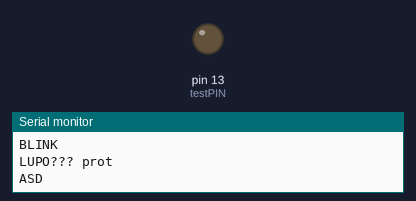
This sketch was run on a simulated Arduino Uno, built with avr-gcc and run on an emulated ATmega328P. On the bench: output pins drawn as LEDs (lit = HIGH), the last lines printed to the serial monitor.

Above: at 3.0 s.
At 7.2 s:
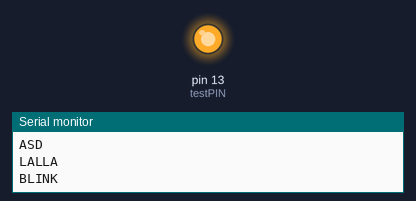
Timing chart, 0 to 10.6 s (numbered marks = the images above):
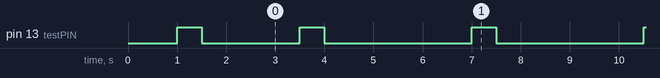

Measured:
- by itself, pin 13 (testPIN): repeats every 3.5 s: HIGH 0.50 s, LOW 3.0 s

The sketch:

CommandManager_example.ino
```cpp
#include "Arduino.h"
#include "CommandManager.h"

// uncomment to see verbose debug
//#define SERIALCOMMAND_DEBUG
CommandManager commands;

// usual led pin on arduino boards
int testPIN = 13;

// this is only for example, you can retrieve it
// from a Serial\Ethernet\WebSocket\ecc connection
char *buffer;

void setup() {
  Serial.begin(9600);
  Serial.println("Init");

  pinMode(testPIN, OUTPUT);

  // adding some commands to the current set
  commands.addCommand("ASD", asd);
  commands.addCommand("LALLA", lalla);
  commands.addCommand("BLINK", blinkLed);

  // this will be called when no other command is suitable (see "prot" command)
  commands.setDefaultCallback(lupo);

  buffer = "ASD";
  commands.runCommand(buffer);
  delay(500);

  buffer = "LALLA";
  commands.runCommand(buffer);
  delay(500);

  buffer = "BLINK";
  commands.runCommand(buffer);
  delay(500);

  buffer = "prot";
  commands.runCommand(buffer);
}

void loop() {


  // run some commands: they can be from a Serial, Ethernet, or WebSocket buffer.
  // simply add you command in setup() and pass
  // the buffer output to CommandManager::runCommand();
  commands.runCommand("ASD");
  delay(500);
  commands.runCommand("LALLA");
  delay(500);
  commands.runCommand("BLINK");
  delay(500);
  commands.runCommand("prot");

  // do not overload our hardware :)
  delay(1000);
}


void asd(){
  Serial.println("ASD");
}

void lalla(){
  Serial.println("LALLA");
}

void lupo(const char *command){
  Serial.print("LUPO??? ");
  Serial.println(command);
}

void blinkLed(){
  Serial.println("BLINK");
  digitalWrite(testPIN, HIGH);
  delay(500);
  digitalWrite(testPIN, LOW);
  delay(500);
}
```
